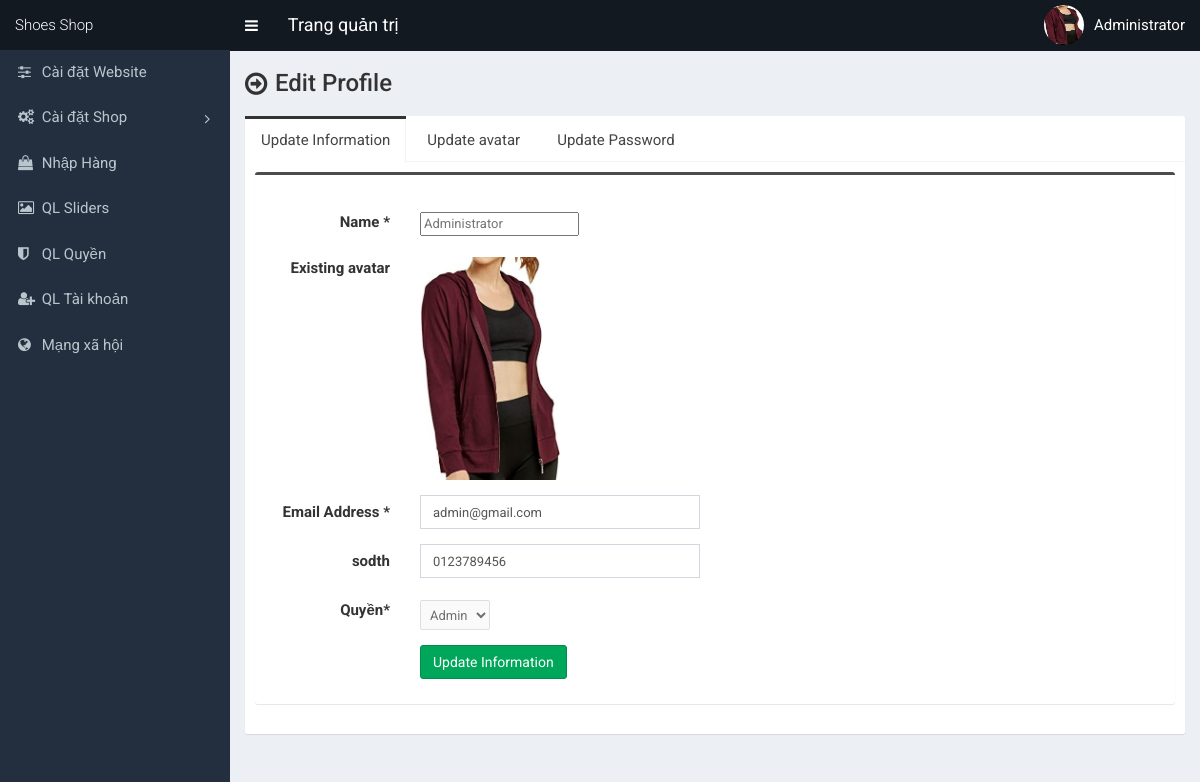
Screenshot of /admin/Control/index.php?page=profile-edit (signed in) with the database file from the repository.
### tables this page shows
CREATE TABLE `tbl_users` (
  `id_user` int(11) NOT NULL,
  `matkhau` varchar(255) DEFAULT NULL,
  `ten_user` varchar(100) NOT NULL,
  `email` varchar(100) NOT NULL,
  `sodth` varchar(50) NOT NULL,
  `diachi` text DEFAULT NULL,
  `avatar` varchar(255) DEFAULT NULL,
  `trangthai` int(1) NOT NULL,
  `nhomquyen` varchar(255) DEFAULT NULL,
  `is_active` enum('0','1') DEFAULT '0',
  `active_token` varchar(50) DEFAULT NULL,
  `reset_token` varchar(50) DEFAULT NULL
);

### admin/View/profile-edit.php (the view, shortened to what this page needs)
<section class="content-header">
	<div class="content-header-left">
		<h1>Edit Profile</h1>
	</div>
</section>
<?php
$statement = $pdo->prepare("SELECT * FROM tbl_users WHERE id_user=?");
$statement->execute(array($_SESSION['user']['id_user']));
$statement->rowCount();
$result = $statement->fetchAll(PDO::FETCH_ASSOC);
foreach ($result as $row) {
	$full_name = $row['ten_user'];
	$email     = $row['email'];
	$sodth     = $row['sodth'];
	$avatar     = $row['avatar'];
	$role      = $row['nhomquyen'];
}
?>
<section class="content">
	<div class="row">
		<div class="col-md-12">
			<div class="nav-tabs-custom">
				<ul class="nav nav-tabs">
					<li class="active"><a href="#tab_1" data-toggle="tab">Update Information</a></li>
					<li><a href="#tab_2" data-toggle="tab">Update avatar</a></li>
					<li><a href="#tab_3" data-toggle="tab">Update Password</a></li>
				</ul>
				<div class="tab-content">
					<div class="tab-pane active" id="tab_1">
						<form class="form-horizontal" action="" method="post">
							<div class="box box-info">
								<div class="box-body">
									<div class="form-group">
										<label for="" class="col-sm-2 control-label">Name <span>*</span></label>
										<?php
										if ($_SESSION['user']['nhomquyen'] == 'Super Admin') {
										?>
											<div class="col-sm-4">
												<input type="text" class="form-control" name="full_name" value="<?php echo $full_name; ?>">
											</div>
										<?php
										} else {
										?>
											<div class="col-sm-4" style="padding-top:7px;">
												<input type="text" name="hoten" id="" placeholder="<?php echo $full_name; ?>">
											</div>
										<?php
										}
										?>
									</div>
									<div class="form-group">
										<label for="" class="col-sm-2 control-label">Existing avatar</label>
										<div class="col-sm-6" style="padding-top:6px;">
											<img src="../../uploads/<?php echo $avatar; ?>" class="existing-avatar" width="140">
										</div>
									</div>
									<div class="form-group">
										<label for="" class="col-sm-2 control-label">Email Address <span>*</span></label>
										<div class="col-sm-4">
											<input type="email" class="form-control" name="email" value="<?php echo $email; ?>">
										</div>
									</div>
									<div class="form-group">
										<label for="" class="col-sm-2 control-label">sodth </label>
										<div class="col-sm-4">
											<input type="text" class="form-control" name="sodth" value="<?php echo $sodth; ?>">
										</div>
									</div>
									<div class="form-group">
										<label for="" class="col-sm-2 control-label">Quyền<span>*</span></label>
										<div class="col-sm-4" style="padding-top:7px;">
											<select name="quyen" id="" style="height:30px; padding:5px;" disabled>
												<option value=""><?php echo $role; ?></option>
											</select>
										</div>
									</div>
									<div class="form-group">
										<label for="" class="col-sm-2 control-label"></label>
										<div class="col-sm-6">
											<button type="submit" class="btn btn-success pull-left" name="form1">Update Information</button>
										</div>
									</div>
								</div>
							</div>
						</form>
					</div>
				</div>
			</div>
		</div>
	</div>
</section>

### admin/View/style.css (style rules this page uses)
body { font-size: 15px; font-family: "Roboto", sans-serif; }
.content-header > h1, .content-header .content-header-left h1 { font-family: "Roboto", sans-serif; }
.box-info { padding-top: 20px; }
.content-header { overflow: hidden; }
.content-header .content-header-left { float: left; padding-top: 5px; }
.content-header .content-header-left h1 { margin-top: 0; margin-bottom: 0; padding-left: 30px; padding-bottom: 5px; font-size: 24px; position: relative; }
.content-header .content-header-left h1:before { position: absolute; top: 0; left: 0; font-family: "FontAwesome", sans-serif; font-size: 26px; content: "\f18e"; }
.nav-tabs-custom > .nav-tabs > li.active { border-top-color: #333333; }
.box.box-info { border-top-color: #4c4c4c; }
input, textarea, select { font-size: 13px !important; }

### admin/Control/index.php (style rules this page uses)
* { font-size: 15px; }

### rows the page displays
tbl_users: hoten "Administrator", avatar (picture), email "admin@gmail.com", sodth "0123789456", quyen "Admin"

### other values shown
$_SESSION['user']['ten_user'] "Administrator"
